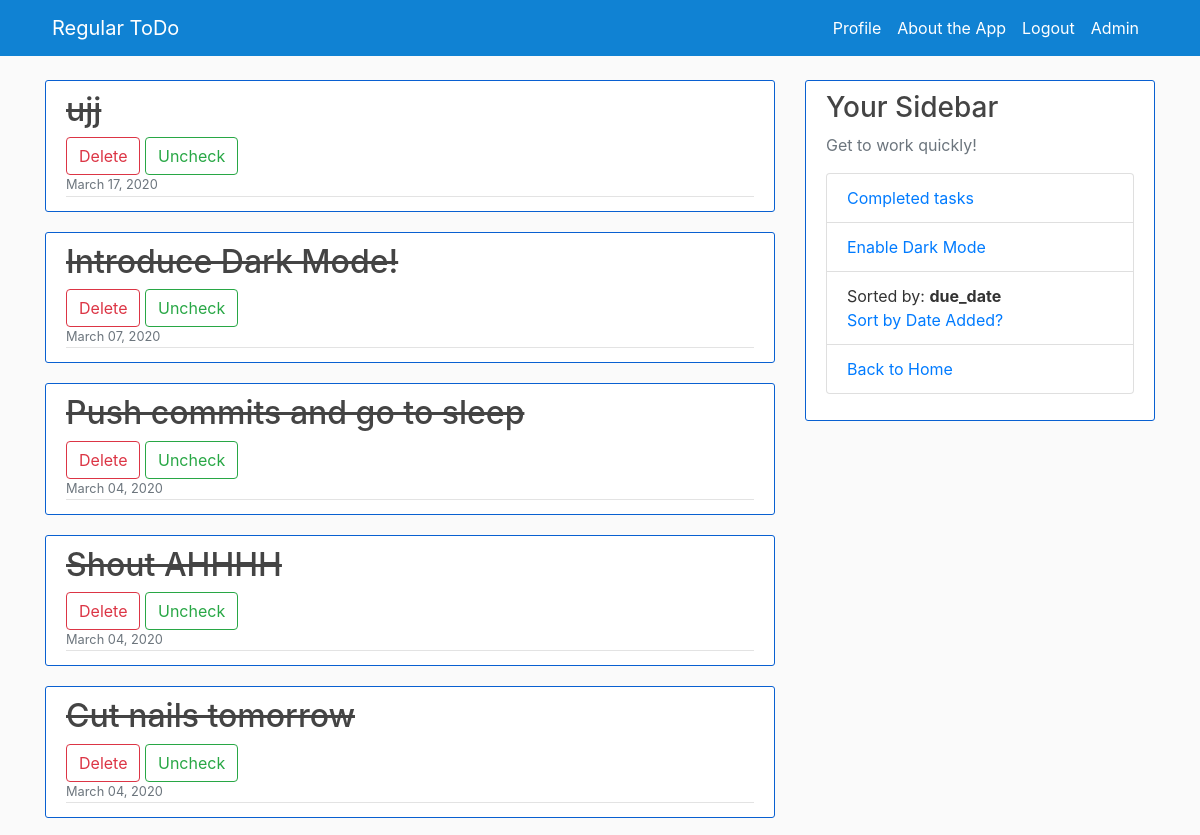
The app's page /todo/completed/ (signed in, upper part), older data.
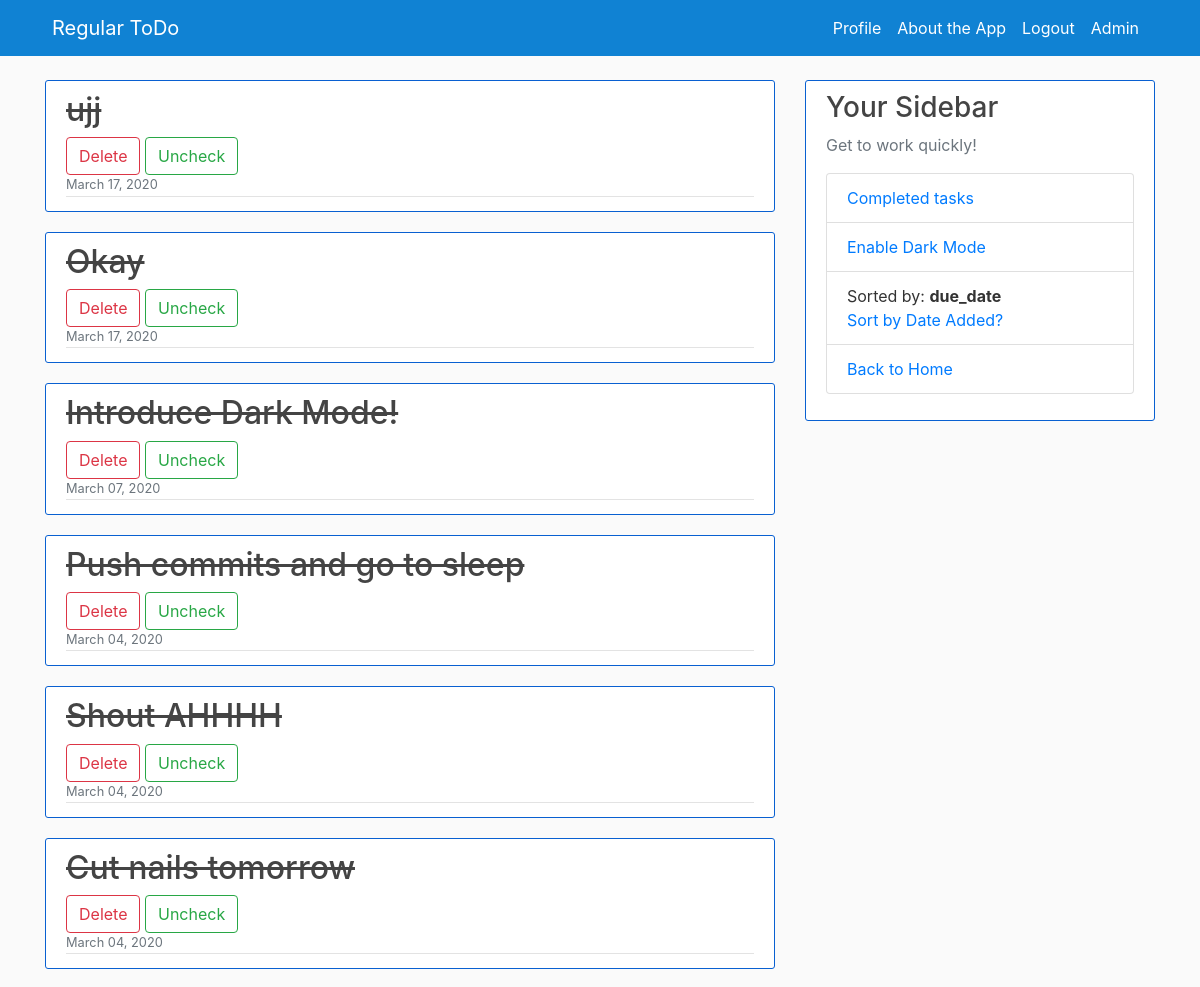
The same page, newer data.
### ToDo/models.py (models this page shows, shortened)
class ToDo(models.Model):
    title = models.CharField(max_length=100)
    date_posted = models.DateTimeField(default=timezone.now)
    creator = models.ForeignKey(User, on_delete=models.CASCADE)
    is_checked = models.BooleanField(default=False)
    due_date = models.DateTimeField(null=True, blank=True)
    due_date_color = models.CharField(max_length=100, null=True, blank=True)

### ToDo/views.py (the view)
# urls.py: path('todo/completed/', TodoCompletedView.as_view(), name="todo-completed"),
class TodoCompletedView(ListView):
    model = ToDo
    template_name = "ToDo/completed.html"
    context_object_name = "todos"
    ordering = ["-date_posted"]

### ToDo/templates/ToDo/completed.html
{% extends "ToDo/base.html" %}
{% block content %}
{% if user.is_authenticated %}
    {% for todo in todos %}
        {% if user.username|lower == todo.creator|lower and todo.is_checked %}
            <article class="media content-section">
                <div class="media-body">
                    <h2><a class="article-title"><s>{{ todo.title }}</s></a></h2>
                    <button onclick="location.href='{% url 'todo-delete' todo.pk %}'" class="btn btn-outline-danger" type="submit">Delete</button>
                    <button onclick="location.href='{% url 'todo-uncheck' todo.pk %}'" class="btn btn-outline-success" type="submit">Uncheck</button>
                    <br>
                    <div class="article-metadata">
                        <small class="text-muted">{{ todo.date_posted|date:"F d, Y" }}</small>
                    </div>
                </div>
            </article>
        {% endif %}
    {% endfor %}
{% endif %}
{% endblock content %}

Row changes from the older to the newer data that the page shows:
now on this page (row edited): ToDo: title "Okay", date_posted "March 17, 2020"
